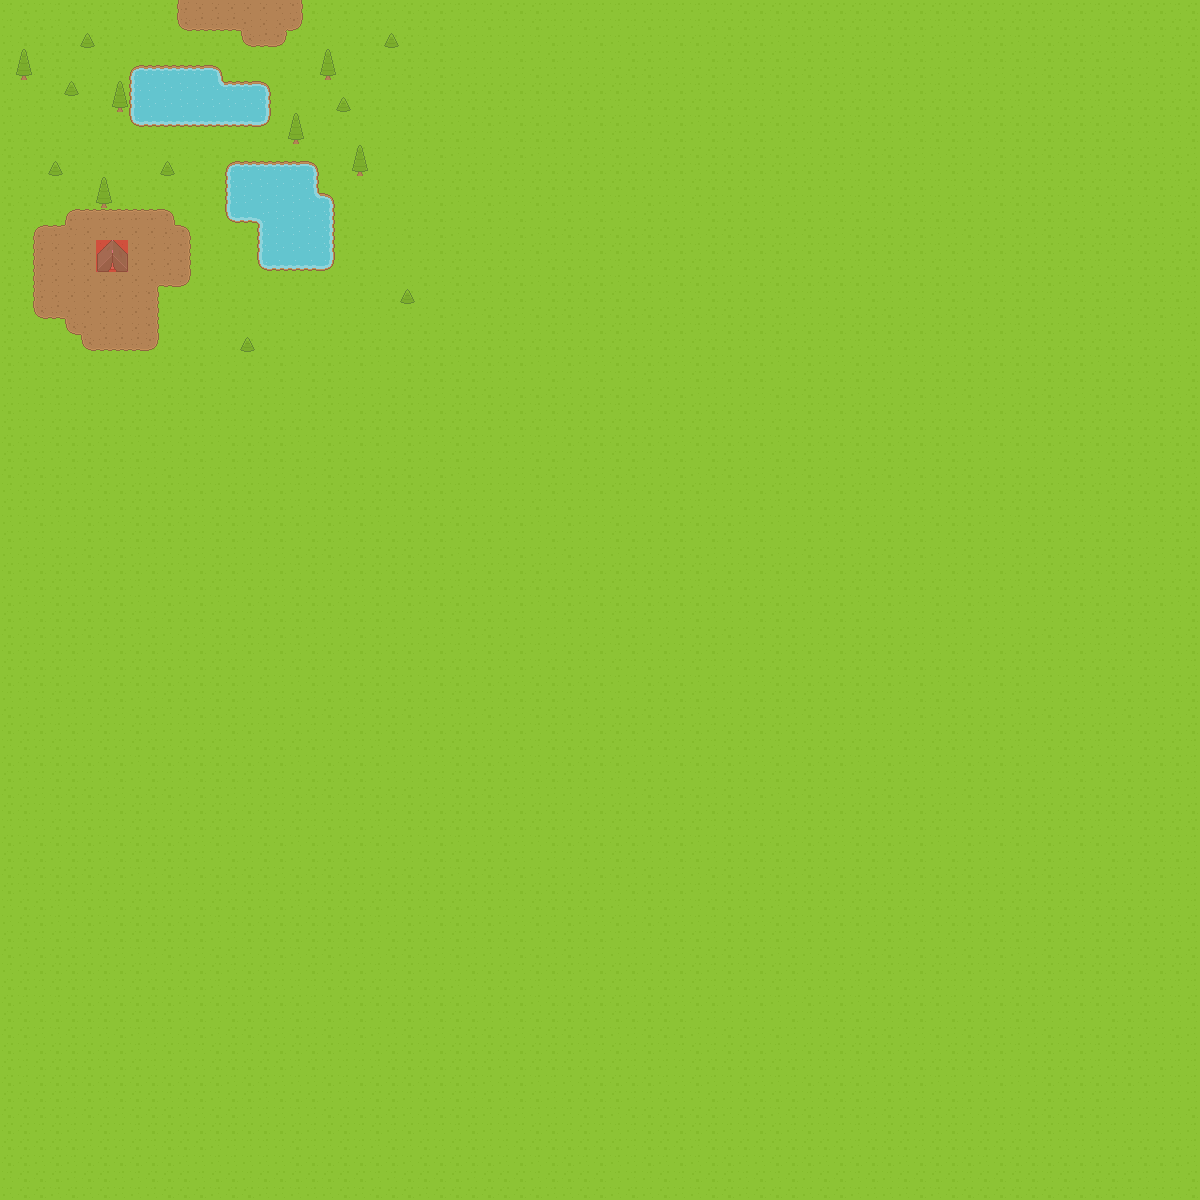

Below is a game level as drawn by its tile map, then a one-line description and the .tmx that defines it (tile-layer data replaced by summaries):
An orthogonal 75x75 tile map with 16x16 px tiles, 4 tile layers (Grass, Top, Objects, Collision Layer), 3 tilesets.

<map version="1.0" tiledversion="1.0.3" orientation="orthogonal" renderorder="left-down" width="75" height="75" tilewidth="16" tileheight="16" nextobjectid="1">
 <tileset firstgid="1" source="base_tileset.tsx" />
 <tileset firstgid="1768" source="base_tileset.tsx" />
 <tileset firstgid="3535" source="red_collision_box.tsx" />
 <layer name="Grass" width="75" height="75">
  <data>[5625 cells, 5625 non-empty, 2 distinct tile ids]</data>
 </layer>
 <layer name="Top" width="75" height="75">
  <data>[5625 cells, 167 non-empty, 24 distinct tile ids]</data>
 </layer>
 <layer name="Objects" width="75" height="75">
  <data>[5625 cells, 24 non-empty, 7 distinct tile ids]</data>
 </layer>
 <layer name="Collision Layer" width="75" height="75" opacity="0.5">
  <data>[5625 cells, 4 non-empty, 1 distinct tile ids]</data>
 </layer>
</map>
